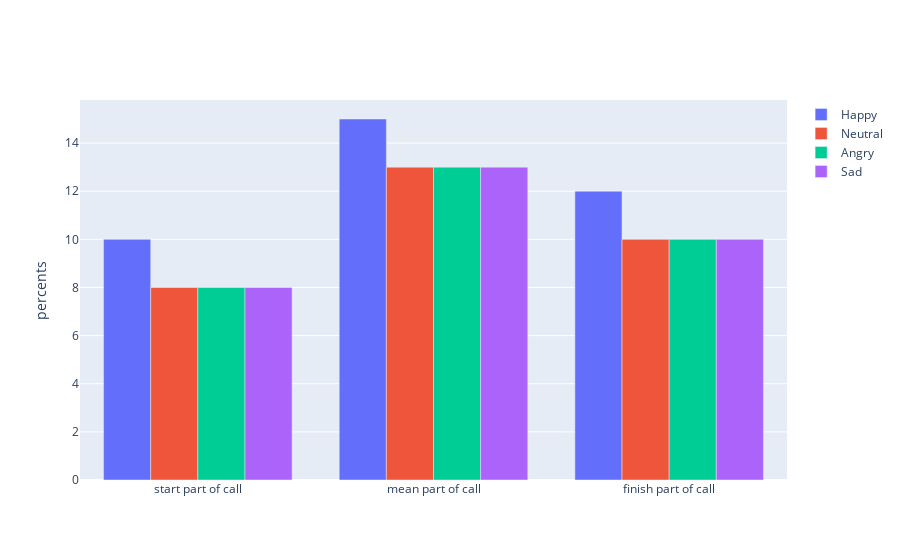

Notebook cell for this chart:
### Code cell
import plotly.graph_objects as go

# Sample data
categories = ['start part of call', 'mean part of call', 'finish part of call']
Happy = [10, 15, 12]
Neutral = [8, 13, 10]
Sad = [8, 13, 10]
Angry = [8, 13, 10]


# Create traces for each group
trace1 = go.Bar(
    x=categories,
    y=Happy,
    name='Happy'
)
trace2 = go.Bar(
    x=categories,
    y=Neutral,
    name='Neutral'
)
trace3 = go.Bar(
    x=categories,
    y=Sad,
    name='Angry'
)
trace4 = go.Bar(
    x=categories,
    y=Angry,
    name='Sad'
)

# Assign traces to data variable
data = [trace1, trace2,trace3,trace4]

# Layout settings
layout = go.Layout(
    yaxis=dict(title='percents'),
    barmode='group'  # To create a grouped bar chart
)

# Create figure
fig = go.Figure(data=data, layout=layout)

# Display the chart
fig.show()

### Figure 1 — Plotly figure (JSON) as saved in the notebook; plotly's stock layout.template omitted (floating-point values rounded to 4 significant figures)
{"data": [{"name": "Happy", "type": "bar", "x": ["start part of call", "mean part of call", "finish part of call"], "y": [10, 15, 12]}, {"name": "Neutral", "type": "bar", "x": ["start part of call", "mean part of call", "finish part of call"], "y": [8, 13, 10]}, {"name": "Angry", "type": "bar", "x": ["start part of call", "mean part of call", "finish part of call"], "y": [8, 13, 10]}, {"name": "Sad", "type": "bar", "x": ["start part of call", "mean part of call", "finish part of call"], "y": [8, 13, 10]}], "layout": {"barmode": "group", "yaxis": {"title": {"text": "percents"}}}}
